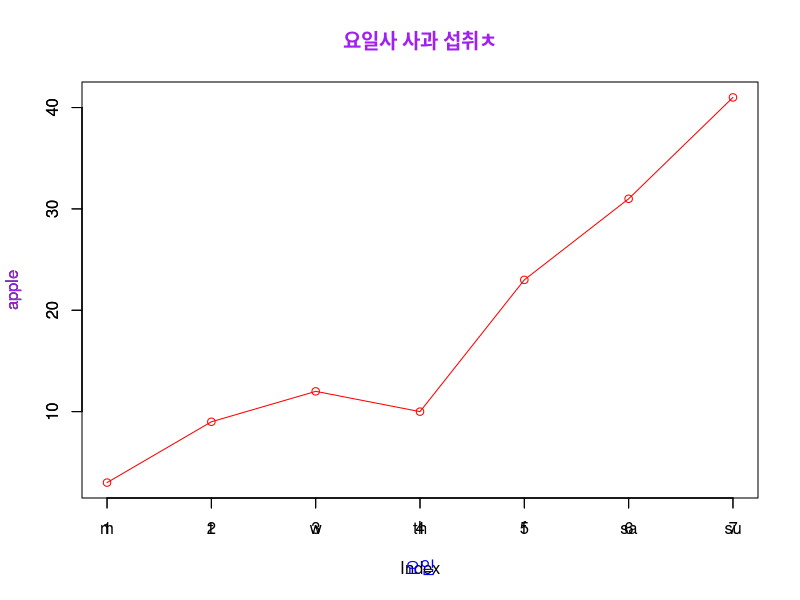
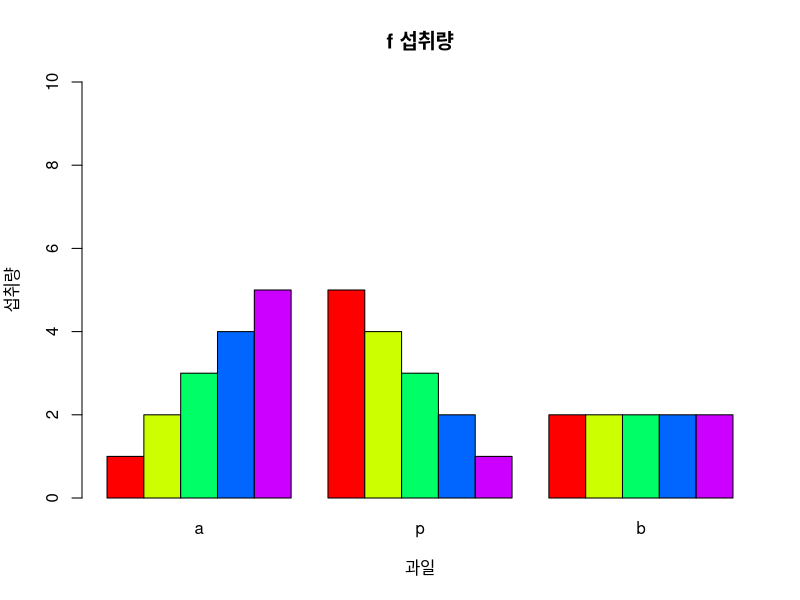
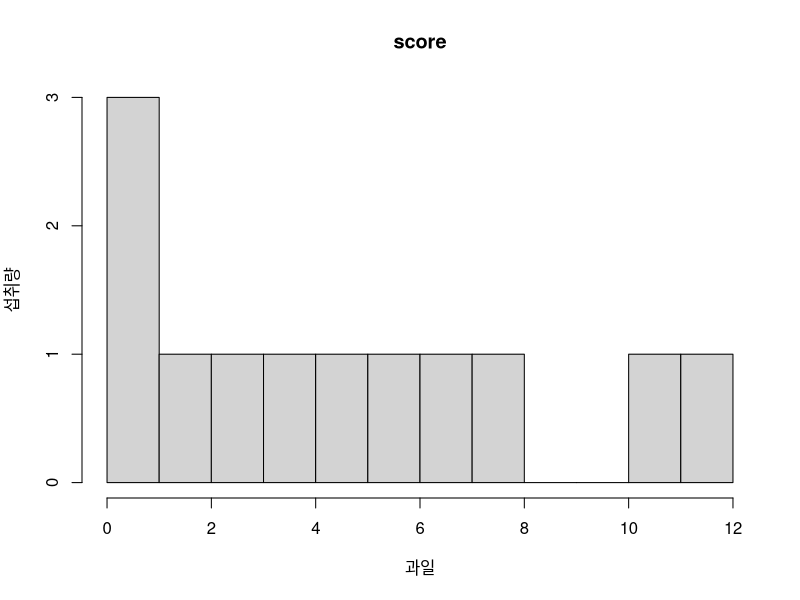
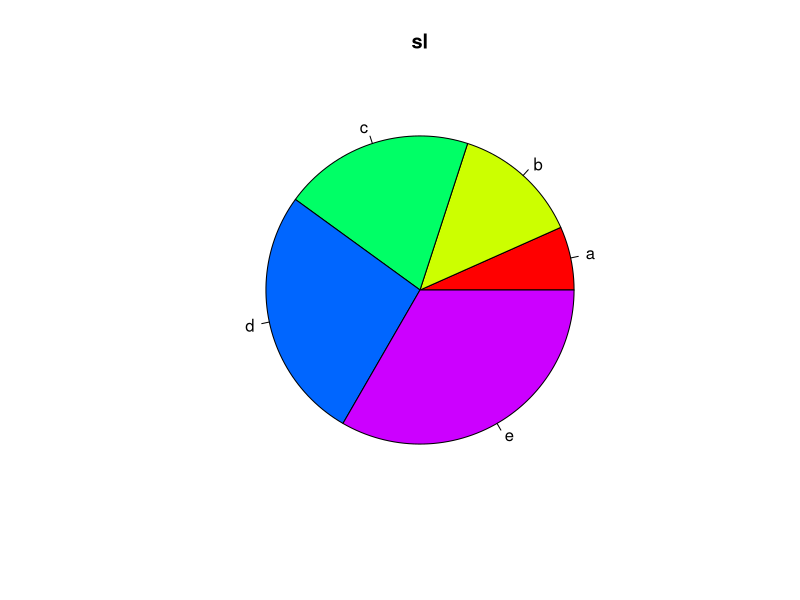
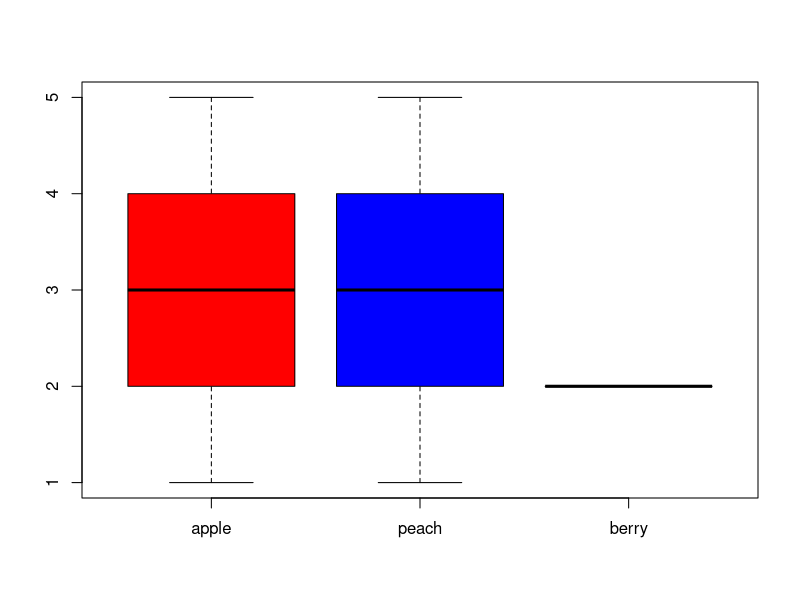
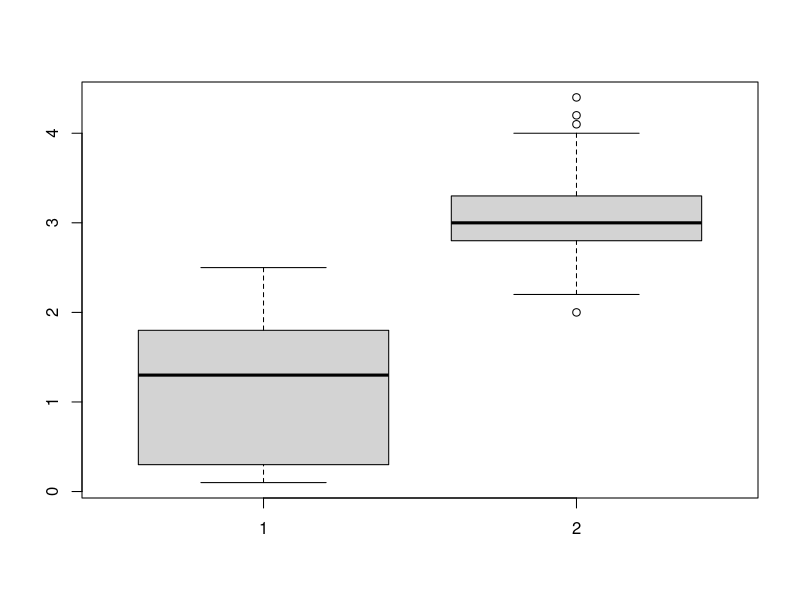

R code for these plots, in order: (Note: this script raises an error after producing the figures.)
#graph2
#선형그래프 - plot
#시간별 추세표시하는ㄷ 적합
apple<-c(3,9,12,10,23,31,41)
plot(apple,type = 'o',col='red')
axis(1,at=1:7,lab=c('m','t','w','th','f','sa','su'))
axis(2,ylim=c(0,250))
title(main='요일사 사과 섭취ㅊ',col.main='purple')
title(xlab = '요일',col.lab='blue')
title(ylab = 'apple',col.lab='purple')


#막대그레프
#여러 가지 통계나 사물의 양을 막대 모양의 길이로 나타내어 알아보기 쉽도록 그린 그래프
# 수량의 많고 적음이나 늘고 줄어드는 양, 크고 작음을 비교하거나 변화 상황의 일별, 월별, 연별 통계 등에 많이 이용 
#자료를 쉽게 비교할 때 사용하는 그래
a<-c(1,2,3,4,5)
p<-c(5,4,3,2,1)
b<-c(2,2,2,2,2)
f<-data.frame(a,p,b)
barplot(as.matrix(f),main='f 섭취량',ylab='섭취량',xlab='과일',col=rainbow(5),beside=T,ylim=c(0,10))

#히스토그램 
#각각데이터구 구간을 대표하는 대표값을 기준으로 나타낸 분포표를 그래프로 나타낸것
#연속적인 데이터의 분포를 주로 표현하는데 사요용
score<-c(0,1,2,3,4,5,6,7,8,12,11,0)
hist(score,main='score',ylab='섭취량',xlab='과일',breaks=10)

#원그래프 pie 
#전체를 기준으로 한 부분의 상대적 크기를 표시
#전체에대한 부분의 비율슈ㅟ ㅜㅂ게 알수 잇게해줌

s<-c(1,2,3,4,5)
l<-c('a','b','c','d','e')
pie(s,l,main='sl',col=rainbow(5))

#박스 수염 그래프 boxplot
# 중앙값 평균 사분위수등과 같은 주요 통계 측정칠르 시각화
#변수의 주요 통계속성을 검사하는데 유용한 시각적 보조도구를 제공
boxplot(a,p,b,col = c('red','blue','green'),names =c('apple','peach','berry'))

attach(iris)
boxplot(Petal.Width,Sepal.Width)
summary(Sepal.Width)
detach(iris)

summary(Sepal.Width)
boxplot(a,p,b,col = c('red','blue','green'),names =c('apple','peach','berry'),horizontal = T)

